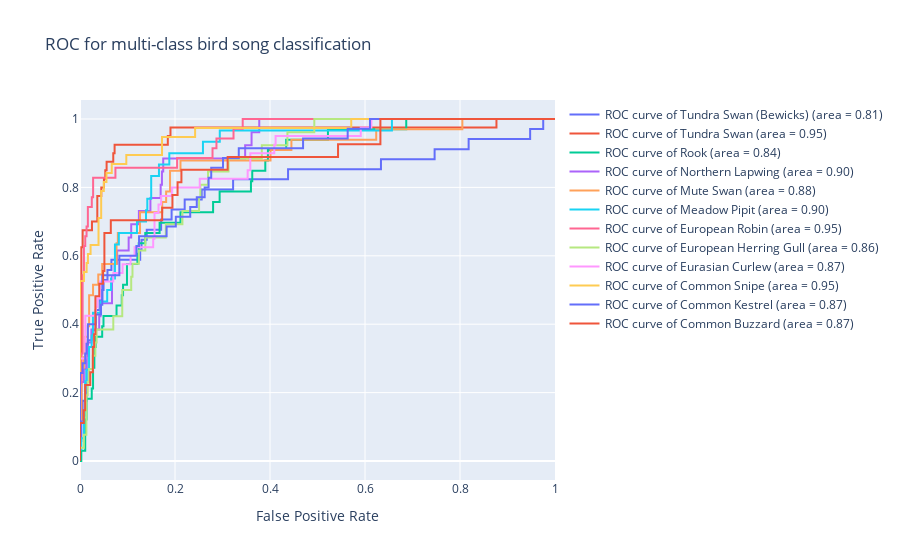

Notebook cell for this chart:
### Code cell
fig = go.Figure()
#colors = cycle(['blue', 'red', 'green', 'orange', 'yellow'])
for i in range(n_classes):
    fig.add_trace(go.Scatter(x = fpr[i], y = tpr[i], 
                             mode = 'lines', 
                             name = 'ROC curve of {0} (area = {1:0.2f})'.format(categories[i], roc_auc[i])))
fig.update_layout(title       = 'ROC for multi-class bird song classification',
                  xaxis_title = 'False Positive Rate',
                  yaxis_title = 'True Positive Rate')

fig.show()
